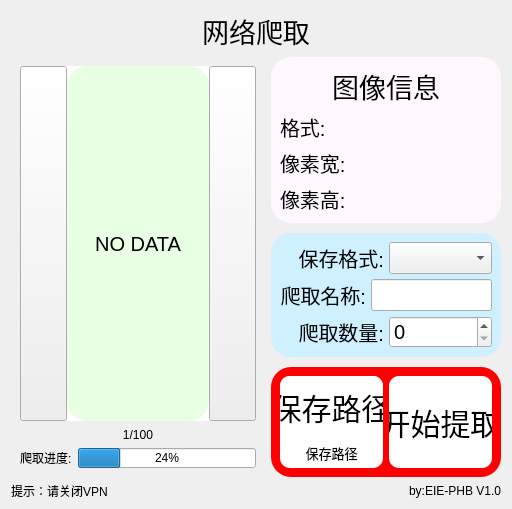
                  <widget class="QWidget" name="page_13">
                   <layout class="QVBoxLayout" name="verticalLayout_12">
                    <item>
                     <widget class="QLabel" name="label_68">
                      <property name="maximumSize">
                       <size>
                        <width>16777215</width>
                        <height>40</height>
                       </size>
                      </property>
                      <property name="font">
                       <font>
                        <pointsize>20</pointsize>
                       </font>
                      </property>
                      <property name="text">
                       <string>网络爬取</string>
                      </property>
                      <property name="alignment">
                       <set>Qt::AlignCenter</set>
                      </property>
                     </widget>
                    </item>
                    <item>
                     <layout class="QHBoxLayout" name="horizontalLayout_11" stretch="3,1">
                      <item>
                       <widget class="QWidget" name="widget_23" native="true">
                        <layout class="QVBoxLayout" name="verticalLayout_35">
                         <item>
                          <widget class="QWidget" name="widget_24" native="true">
                           <property name="styleSheet">
                            <string notr="true">QWidget#widget_24{
	background-color:white;
	border-radius: 20px;
}
</string>
                           </property>
                           <layout class="QVBoxLayout" name="verticalLayout_17">
                            <property name="spacing">
                             <number>0</number>
                            </property>
                            <property name="leftMargin">
                             <number>0</number>
                            </property>
                            <property name="topMargin">
                             <number>0</number>
                            </property>
                            <property name="rightMargin">
                             <number>0</number>
                            </property>
                            <property name="bottomMargin">
                             <number>0</number>
                            </property>
                            <item>
                             <layout class="QHBoxLayout" name="horizontalLayout_5">
                              <item>
                               <widget class="QPushButton" name="pushButton_17">
                                <property name="minimumSize">
                                 <size>
                                  <width>47</width>
                                  <height>47</height>
                                 </size>
                                </property>
                                <property name="maximumSize">
                                 <size>
                                  <width>47</width>
                                  <height>99999</height>
                                 </size>
                                </property>
                                <property name="styleSheet">
                                 <string notr="true">QPushButton#pushButton_17{
	border-image: url(&quot;res/left.png&quot;);
}
QPushButton#pushButton_17:pressed{
	border-image: url(&quot;res/left_click.png&quot;);
}</string>
                                </property>
                                <property name="text">
                                 <string/>
                                </property>
                                <property name="checkable">
                                 <bool>false</bool>
                                </property>
                               </widget>
                              </item>
                              <item>
                               <widget class="QLabel" name="label_52">
                                <property name="font">
                                 <font>
                                  <pointsize>-1</pointsize>
                                 </font>
                                </property>
                                <property name="styleSheet">
                                 <string notr="true">QLabel#label_52{
	background-color:rgb(233, 255, 228);
	border-radius: 20px;
	font-size:20px;
}
</string>
                                </property>
                                <property name="text">
                                 <string>NO DATA</string>
                                </property>
                                <property name="alignment">
                                 <set>Qt::AlignCenter</set>
                                </property>
                               </widget>
                              </item>
                              <item>
                               <widget class="QPushButton" name="pushButton_18">
                                <property name="minimumSize">
                                 <size>
                                  <width>47</width>
                                  <height>47</height>
                                 </size>
                                </property>
                                <property name="maximumSize">
                                 <size>
                                  <width>47</width>
                                  <height>9999</height>
                                 </size>
                                </property>
                                <property name="styleSheet">
                                 <string notr="true">QPushButton#pushButton_18{
	border-image:url(&quot;res/right.png&quot;);
}
QPushButton#pushButton_18:pressed{
	border-image:url(&quot;res/right_click.png&quot;);
}</string>
                                </property>
                                <property name="text">
                                 <string/>
                                </property>
                               </widget>
                              </item>
                             </layout>
                            </item>
                           </layout>
                          </widget>
                         </item>
                         <item>
                          <widget class="QLabel" name="label_53">
                           <property name="maximumSize">
                            <size>
                             <width>16777215</width>
                             <height>15</height>
                            </size>
                           </property>
                           <property name="text">
                            <string>1/100</string>
                           </property>
                           <property name="alignment">
                            <set>Qt::AlignCenter</set>
                           </property>
                          </widget>
                         </item>
                         <item>
                          <widget class="QFrame" name="frame_10">
                           <property name="maximumSize">
                            <size>
                             <width>16777215</width>
                             <height>20</height>
                            </size>
                           </property>
                           <property name="frameShape">
                            <enum>QFrame::NoFrame</enum>
                           </property>
                           <property name="frameShadow">
                            <enum>QFrame::Raised</enum>
                           </property>
                           <layout class="QHBoxLayout" name="horizontalLayout_39">
                            <property name="leftMargin">
                             <number>0</number>
                            </property>
                            <property name="topMargin">
                             <number>0</number>
                            </property>
                            <property name="rightMargin">
                             <number>0</number>
                            </property>
                            <property name="bottomMargin">
                             <number>0</number>
                            </property>
                            <item>
                             <widget class="QLabel" name="label_54">
                              <property name="sizePolicy">
                               <sizepolicy hsizetype="Minimum" vsizetype="Fixed">
                                <horstretch>0</horstretch>
                                <verstretch>0</verstretch>
                               </sizepolicy>
                              </property>
                              <property name="maximumSize">
                               <size>
                                <width>16777215</width>
                                <height>20</height>
                               </size>
                              </property>
                              <property name="text">
                               <string>爬取进度:</string>
                              </property>
                             </widget>
                            </item>
                            <item>
                             <widget class="QProgressBar" name="progressBar_4">
                              <property name="maximumSize">
                               <size>
                                <width>16777215</width>
                                <height>20</height>
                               </size>
                              </property>
                              <property name="value">
                               <number>24</number>
                              </property>
                             </widget>
                            </item>
                           </layout>
                          </widget>
                         </item>
                        </layout>
                       </widget>
                      </item>
                      <item>
                       <layout class="QVBoxLayout" name="verticalLayout_37" stretch="4,2,1">
                        <property name="spacing">
                         <number>10</number>
                        </property>
                        <item>
                         <widget class="QWidget" name="widget_25" native="true">
                          <property name="styleSheet">
                           <string notr="true">QWidget#widget_25{
	background-color:rgb(255, 247, 254);
	border-radius: 20px;
	font-size:20px;
}
</string>
                          </property>
                          <layout class="QVBoxLayout" name="verticalLayout_38">
                           <item>
                            <widget class="QLabel" name="label_55">
                             <property name="font">
                              <font>
                               <pointsize>20</pointsize>
                              </font>
                             </property>
                             <property name="text">
                              <string>图像信息</string>
                             </property>
                             <property name="alignment">
                              <set>Qt::AlignCenter</set>
                             </property>
                            </widget>
                           </item>
                           <item>
                            <layout class="QHBoxLayout" name="horizontalLayout_40">
                             <item>
                              <widget class="QLabel" name="label_56">
                               <property name="font">
                                <font>
                                 <pointsize>15</pointsize>
                                </font>
                               </property>
                               <property name="text">
                                <string>格式:</string>
                               </property>
                              </widget>
                             </item>
                            </layout>
                           </item>
                           <item>
                            <layout class="QHBoxLayout" name="horizontalLayout_41">
                             <item>
                              <widget class="QLabel" name="label_58">
                               <property name="font">
                                <font>
                                 <pointsize>15</pointsize>
                                </font>
                               </property>
                               <property name="text">
                                <string>像素宽:</string>
                               </property>
                              </widget>
                             </item>
                            </layout>
                           </item>
                           <item>
                            <layout class="QHBoxLayout" name="horizontalLayout_42">
                             <item>
                              <widget class="QLabel" name="label_60">
                               <property name="font">
                                <font>
                                 <pointsize>15</pointsize>
                                </font>
                               </property>
                               <property name="text">
                                <string>像素高:</string>
                               </property>
                              </widget>
                             </item>
                            </layout>
                           </item>
                          </layout>
                         </widget>
                        </item>
                        <item>
                         <widget class="QWidget" name="widget_26" native="true">
                          <property name="styleSheet">
                           <string notr="true">QWidget#widget_26{
	background-color:rgb(207, 240, 255);
	font-size:20px;
border-radius: 20px;
}
</string>
                          </property>
                          <layout class="QVBoxLayout" name="verticalLayout_39">
                           <property name="spacing">
                            <number>5</number>
                           </property>
                           <property name="leftMargin">
                            <number>9</number>
                           </property>
                           <property name="topMargin">
                            <number>9</number>
                           </property>
                           <property name="rightMargin">
                            <number>9</number>
                           </property>
                           <property name="bottomMargin">
                            <number>9</number>
                           </property>
                           <item>
                            <layout class="QHBoxLayout" name="horizontalLayout_43">
                             <item>
                              <widget class="QLabel" name="label_62">
                               <property name="font">
                                <font>
                                 <pointsize>15</pointsize>
                                </font>
                               </property>
                               <property name="text">
                                <string>保存格式:</string>
                               </property>
                               <property name="alignment">
                                <set>Qt::AlignRight|Qt::AlignTrailing|Qt::AlignVCenter</set>
                               </property>
                              </widget>
                             </item>
                             <item>
                              <widget class="QComboBox" name="comboBox_4">
                               <property name="sizePolicy">
                                <sizepolicy hsizetype="Preferred" vsizetype="Preferred">
                                 <horstretch>0</horstretch>
                                 <verstretch>0</verstretch>
                                </sizepolicy>
                               </property>
                               <property name="maximumSize">
                                <size>
                                 <width>16777215</width>
                                 <height>70</height>
                                </size>
                               </property>
                               <property name="font">
                                <font>
                                 <pointsize>15</pointsize>
                                </font>
                               </property>
                              </widget>
                             </item>
                            </layout>
                           </item>
                           <item>
                            <layout class="QHBoxLayout" name="horizontalLayout_44">
                             <item>
                              <widget class="QLabel" name="label_63">
                               <property name="font">
                                <font>
                                 <pointsize>15</pointsize>
                                </font>
                               </property>
                               <property name="text">
                                <string>爬取名称:</string>
                               </property>
                               <property name="alignment">
                                <set>Qt::AlignRight|Qt::AlignTrailing|Qt::AlignVCenter</set>
                               </property>
                              </widget>
                             </item>
                             <item>
                              <widget class="QLineEdit" name="lineEdit">
                               <property name="sizePolicy">
                                <sizepolicy hsizetype="Expanding" vsizetype="Preferred">
                                 <horstretch>0</horstretch>
                                 <verstretch>0</verstretch>
                                </sizepolicy>
                               </property>
                               <property name="font">
                                <font>
                                 <pointsize>15</pointsize>
                                </font>
                               </property>
                              </widget>
                             </item>
                            </layout>
                           </item>
                           <item>
                            <layout class="QHBoxLayout" name="horizontalLayout_45">
                             <item>
                              <widget class="QLabel" name="label_64">
                               <property name="font">
                                <font>
                                 <pointsize>15</pointsize>
                                </font>
                               </property>
                               <property name="text">
                                <string>爬取数量:</string>
                               </property>
                               <property name="alignment">
                                <set>Qt::AlignRight|Qt::AlignTrailing|Qt::AlignVCenter</set>
                               </property>
                              </widget>
                             </item>
                             <item>
                              <widget class="QSpinBox" name="spinBox_8">
                               <property name="sizePolicy">
                                <sizepolicy hsizetype="Minimum" vsizetype="Preferred">
                                 <horstretch>0</horstretch>
                                 <verstretch>0</verstretch>
                                </sizepolicy>
                               </property>
                               <property name="maximumSize">
                                <size>
                                 <width>16777215</width>
                                 <height>70</height>
                                </size>
                               </property>
                               <property name="font">
                                <font>
                                 <pointsize>15</pointsize>
                                </font>
                               </property>
                              </widget>
                             </item>
                            </layout>
                           </item>
                          </layout>
                         </widget>
                        </item>
                        <item>
                         <widget class="QWidget" name="widget_27" native="true">
                          <property name="minimumSize">
                           <size>
                            <width>230</width>
                            <height>110</height>
                           </size>
                          </property>
                          <property name="maximumSize">
                           <size>
                            <width>16777215</width>
                            <height>999</height>
                           </size>
                          </property>
                          <property name="styleSheet">
                           <string notr="true">QWidget#widget_27{
	background-color:red;
	border-radius: 20px;
	font-size:20px;
}
</string>
                          </property>
                          <layout class="QVBoxLayout" name="verticalLayout_40">
                           <item>
                            <layout class="QHBoxLayout" name="horizontalLayout_46">
                             <item>
                              <widget class="QWidget" name="widget_28" native="true">
                               <property name="minimumSize">
                                <size>
                                 <width>0</width>
                                 <height>40</height>
                                </size>
                               </property>
                               <property name="maximumSize">
                                <size>
                                 <width>16777215</width>
                                 <height>999994</height>
                                </size>
                               </property>
                               <property name="styleSheet">
                                <string notr="true">QWidget#widget_28{
	background-color:white;
	border-radius: 10px;
}
</string>
                               </property>
                               <layout class="QVBoxLayout" name="verticalLayout_41" stretch="3,1">
                                <property name="spacing">
                                 <number>0</number>
                                </property>
                                <property name="leftMargin">
                                 <number>0</number>
                                </property>
                                <property name="topMargin">
                                 <number>0</number>
                                </property>
                                <property name="rightMargin">
                                 <number>0</number>
                                </property>
                                <property name="bottomMargin">
                                 <number>0</number>
                                </property>
                                <item>
                                 <widget class="QPushButton" name="pushButton_13">
                                  <property name="sizePolicy">
                                   <sizepolicy hsizetype="Preferred" vsizetype="Preferred">
                                    <horstretch>0</horstretch>
                                    <verstretch>0</verstretch>
                                   </sizepolicy>
                                  </property>
                                  <property name="minimumSize">
                                   <size>
                                    <width>100</width>
                                    <height>20</height>
                                   </size>
                                  </property>
                                  <property name="styleSheet">
                                   <string notr="true">QPushButton#pushButton_13{
	background-color:white;
	border-radius: 10px;
	font-size:30px;
}
QPushButton#pushButton_13:pressed{
	background-color:green;
	color:white;
	border-radius: 10px;
}</string>
                                  </property>
                                  <property name="text">
                                   <string>保存路径</string>
                                  </property>
                                  <property name="checkable">
                                   <bool>true</bool>
                                  </property>
                                 </widget>
                                </item>
                                <item>
                                 <widget class="QLabel" name="label_65">
                                  <property name="minimumSize">
                                   <size>
                                    <width>0</width>
                                    <height>30</height>
                                   </size>
                                  </property>
                                  <property name="maximumSize">
                                   <size>
                                    <width>16777215</width>
                                    <height>16777215</height>
                                   </size>
                                  </property>
                                  <property name="font">
                                   <font>
                                    <pointsize>10</pointsize>
                                   </font>
                                  </property>
                                  <property name="styleSheet">
                                   <string notr="true"/>
                                  </property>
                                  <property name="text">
                                   <string>保存路径</string>
                                  </property>
                                  <property name="alignment">
                                   <set>Qt::AlignCenter</set>
                                  </property>
                                 </widget>
                                </item>
                               </layout>
                              </widget>
                             </item>
                             <item>
                              <widget class="QPushButton" name="pushButton_14">
                               <property name="sizePolicy">
                                <sizepolicy hsizetype="Preferred" vsizetype="Preferred">
                                 <horstretch>0</horstretch>
                                 <verstretch>0</verstretch>
                                </sizepolicy>
                               </property>
                               <property name="minimumSize">
                                <size>
                                 <width>100</width>
                                 <height>40</height>
                                </size>
                               </property>
                               <property name="maximumSize">
                                <size>
                                 <width>16777215</width>
                                 <height>9999999</height>
                                </size>
                               </property>
                               <property name="font">
                                <font>
                                 <pointsize>-1</pointsize>
                                </font>
                               </property>
                               <property name="styleSheet">
                                <string notr="true">QPushButton#pushButton_14{
	background-color:white;
	border-radius: 10px;
	font-size:30px;
}
QPushButton#pushButton_14:pressed{
	background-color:green;
	color:white;
	border-radius: 10px;
}</string>
                               </property>
                               <property name="text">
                                <string>开始提取</string>
                               </property>
                               <property name="checkable">
                                <bool>true</bool>
                               </property>
                              </widget>
                             </item>
                            </layout>
                           </item>
                          </layout>
                         </widget>
                        </item>
                       </layout>
                      </item>
                     </layout>
                    </item>
                    <item>
                     <layout class="QHBoxLayout" name="horizontalLayout_10">
                      <item>
                       <widget class="QLabel" name="label_67">
                        <property name="maximumSize">
                         <size>
                          <width>16777215</width>
                          <height>15</height>
                         </size>
                        </property>
                        <property name="text">
                         <string>提示：请关闭VPN</string>
                        </property>
                        <property name="alignment">
                         <set>Qt::AlignLeading|Qt::AlignLeft|Qt::AlignVCenter</set>
                        </property>
                       </widget>
                      </item>
                      <item>
                       <widget class="QLabel" name="label_70">
                        <property name="maximumSize">
                         <size>
                          <width>16777215</width>
                          <height>15</height>
                         </size>
                        </property>
                        <property name="text">
                         <string>by:EIE-PHB V1.0</string>
                        </property>
                        <property name="alignment">
                         <set>Qt::AlignRight|Qt::AlignTrailing|Qt::AlignVCenter</set>
                        </property>
                       </widget>
                      </item>
                     </layout>
                    </item>
                   </layout>
                  </widget>
